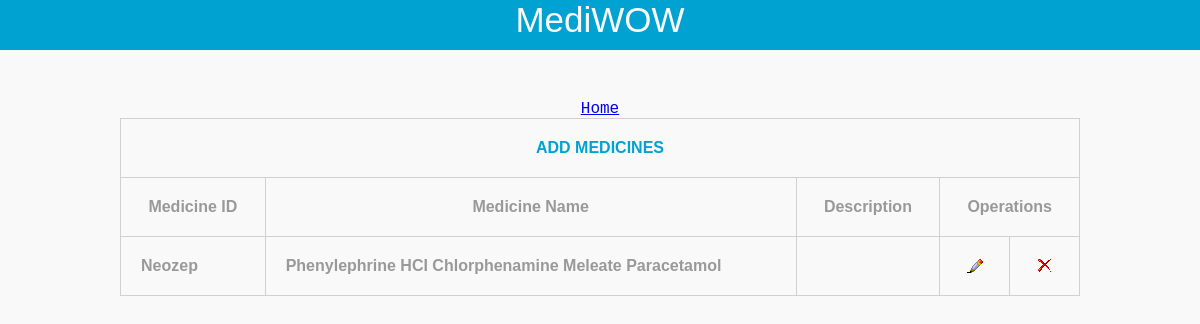
Screenshot of /maintenance/maintenance_index.php with the database file from the repository.
### tables this page shows
CREATE TABLE medicines(
  medicine_id int(11) NOT NULL auto_increment,
  medicine_name varchar(100) NOT NULL,
  medicine_description  varchar(100) NOT NULL,
  PRIMARY KEY  (medicine_id)
);

### maintenance/maintenance_index.php (the view, shortened to what this page needs)
<!DOCTYPE html PUBLIC "-//W3C//DTD XHTML 1.0 Transitional//EN" "http://www.w3.org/TR/xhtml1/DTD/xhtml1-transitional.dtd">
<html xmlns="http://www.w3.org/1999/xhtml">
<head>
<link rel="stylesheet" href="style.css" type="text/css" />
</head>
<body>
<center>
<div id="header">
	<div id="content">
    <label>MediWOW</label>
    </div>
</div>
<div id="body">
<a href='../../login-home.php'>Home</a>
	<div id="content">
    <table align="center">
    <tr>
    <th colspan="5"><a href="add_data.php">ADD MEDICINES</a></th>
    </tr>
    <th>Medicine ID</th>
    <th>Medicine Name</th>
    <th>Description</th>
    <th colspan="2">Operations</th>
    <?php
	$sql_query="SELECT * FROM medicines";
	$result_set=mysql_query($sql_query);
	if(mysql_num_rows($result_set)>0)
	{
        while($row=mysql_fetch_row($result_set))
		{
		?>
            <tr>
            <td><?php echo $row[1]; ?></td>
            <td><?php echo $row[2]; ?></td>
            <td><?php echo $row[3]; ?></td>
            <td align="center"><a href="javascript:edt_id('<?php echo $row[0]; ?>')"><img src="b_edit.png" align="EDIT" /></a></td>
            <td align="center"><a href="javascript:delete_id('<?php echo $row[0]; ?>')"><img src="b_drop.png" align="DELETE" /></a></td>
            </tr>
        <?php
		}
	}
	else
	{
		?>
        <tr>
        <td colspan="5">No Data Found !</td>
        </tr>
        <?php
	}
	?>
    </table>
    </div>
</div>
</center>
</body>
</html>

### maintenance/style.css (style rules this page uses)
* { margin:0; padding:0; }
body { background:#f9f9f9; font-family:"Courier New", Courier, monospace; }
#header { width:100%; height:50px; background:#00a2d1; color:#f9f9f9; font-family:"Lucida Sans Unicode", "Lucida Grande", sans-serif; font-size:35px; text-align:center; }
#body { margin-top:50px; }
table { width:80%; font-family:Tahoma, Geneva, sans-serif; font-weight:bolder; color:#999; margin-bottom:80px; }
table a { text-decoration:none; color:#00a2d1; }
table,td,th { border-collapse:collapse; border:solid #d0d0d0 1px; padding:20px; }

### rows the page displays
medicines: medicine_name "Neozep", medicine_description "Phenylephrine HCI Chlorphenamine Meleate Paracetamol"
